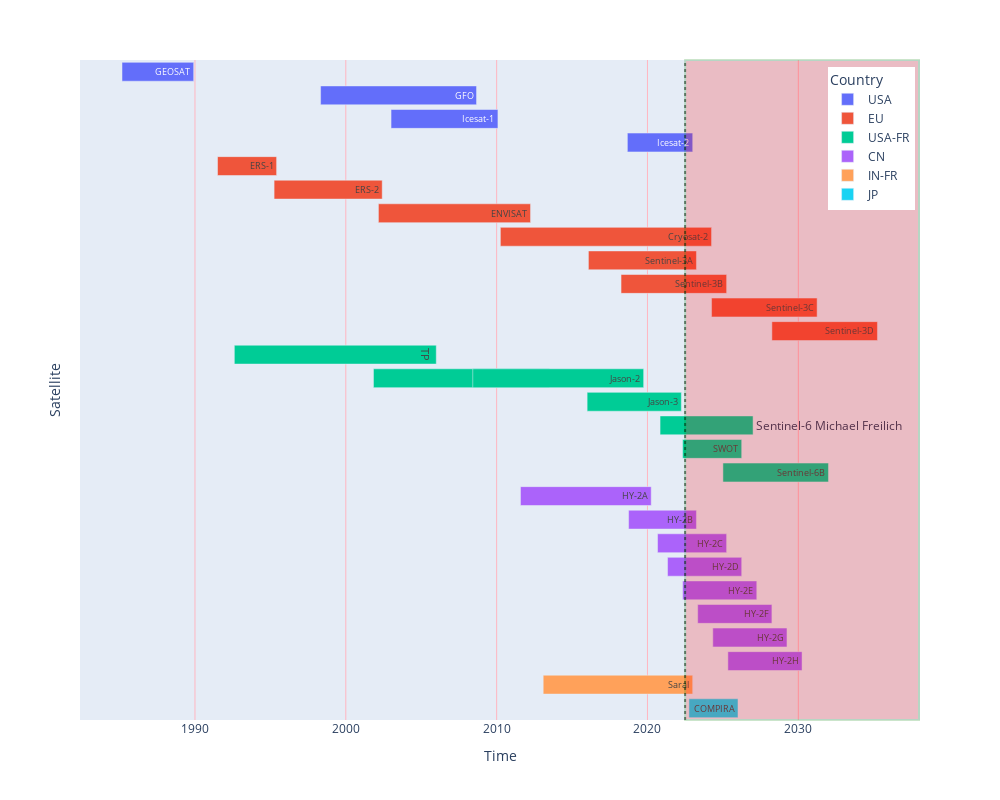

Source (notebook cell):
### Code cell
#generate visualization
fig = px.timeline(df, x_start="Start", x_end="Finish", y="Satellite", color = "Country",text ="Satellite",width=1000,height=800)
fig.update_yaxes(autorange="reversed")
fig.update_layout(showlegend=True,legend_x=0.89,legend_y=0.99)
fig.update_yaxes(title_text="Satellite")
fig.update_xaxes(title_text="Time")

fig.add_vline(x='2022-7-1',line_color="black",line_dash="dot",opacity=0.5)

fig.add_vrect(x0='2022-7-1', x1='2038-1-1',line_color="green",fillcolor="red", opacity=0.2,
                           annotation_text="", annotation_position="bottom left",
              annotation=dict(font_size=20, font_family="Times New Roman"))


fig.update_xaxes(showgrid=True, gridwidth=1, gridcolor='LightPink')
fig.update_yaxes(nticks=30)
fig.update_yaxes(showgrid=False,showticklabels=False)
fig.show()

### Figure 1 — Plotly figure (JSON) as saved in the notebook; plotly's stock layout.template omitted (floating-point values rounded to 4 significant figures)
{"data": [{"alignmentgroup": "True", "base": ["1985-3-1", "1998-5-1", "2003-1-1", "2018-9-1"], "hovertemplate": "Country=USA<br>Start=%{base}<br>Finish=%{x}<br>Satellite=%{text}<extra></extra>", "legendgroup": "USA", "marker": {"color": "#636efa"}, "name": "USA", "offsetgroup": "USA", "orientation": "h", "showlegend": true, "text": ["GEOSAT", "GFO", "Icesat-1", "Icesat-2"], "textposition": "auto", "type": "bar", "x": [149990400000, 326246400000, 223603200000, 136771200000], "xaxis": "x", "y": ["GEOSAT", "GFO", "Icesat-1", "Icesat-2"], "yaxis": "y"}, {"alignmentgroup": "True", "base": ["1991-7-1", "1995-4-1", "2002-3-1", "2010-4-1", "2016-2-1", "2018-4-1", "2024-4-1", "2028-4-1"], "hovertemplate": "Country=EU<br>Start=%{base}<br>Finish=%{x}<br>Satellite=%{text}<extra></extra>", "legendgroup": "EU", "marker": {"color": "#EF553B"}, "name": "EU", "offsetgroup": "EU", "orientation": "h", "showlegend": true, "text": ["ERS-1", "ERS-2", "ENVISAT", "Cryosat-2", "Sentinel-3A", "Sentinel-3B", "Sentinel-3C", "Sentinel-3D"], "textposition": "auto", "type": "bar", "x": [123638400000, 226195200000, 318297600000, 441849600000, 226022400000, 220924800000, 220838400000, 220838400000], "xaxis": "x", "y": ["ERS-1", "ERS-2", "ENVISAT", "Cryosat-2", "Sentinel-3A", "Sentinel-3B", "Sentinel-3C", "Sentinel-3D"], "yaxis": "y"}, {"alignmentgroup": "True", "base": ["1992-8-11", "2001-11-1", "2008-6-1", "2016-1-1", "2020-11-1", "2022-5-1", "2025-1-1"], "hovertemplate": "Country=USA-FR<br>Start=%{base}<br>Finish=%{x}<br>Satellite=%{text}<extra></extra>", "legendgroup": "USA-FR", "marker": {"color": "#00cc96"}, "name": "USA-FR", "offsetgroup": "USA-FR", "orientation": "h", "showlegend": true, "text": ["TP", "Jason-2", "Jason-2", "Jason-3", "Sentinel-6 Michael Freilich", "SWOT", "Sentinel-6B"], "textposition": "auto", "type": "bar", "x": [422496000000, 368064000000, 357609600000, 197164800000, 194572800000, 123638400000, 220838400000], "xaxis": "x", "y": ["TP", "Jason-2", "Jason-2", "Jason-3", "Sentinel-6 Michael Freilich", "SWOT", "Sentinel-6B"], "yaxis": "y"}, {"alignmentgroup": "True", "base": ["2011-8-1", "2018-10-1", "2020-9-1", "2021-5-1", "2022-5-1", "2023-5-1", "2024-5-1", "2025-5-1"], "hovertemplate": "Country=CN<br>Start=%{base}<br>Finish=%{x}<br>Satellite=%{text}<extra></extra>", "legendgroup": "CN", "marker": {"color": "#ab63fa"}, "name": "CN", "offsetgroup": "CN", "orientation": "h", "showlegend": true, "text": ["HY-2A", "HY-2B", "HY-2C", "HY-2D", "HY-2E", "HY-2F", "HY-2G", "HY-2H"], "textposition": "auto", "type": "bar", "x": [273542400000, 141955200000, 144547200000, 155174400000, 155174400000, 155260800000, 155174400000, 155174400000], "xaxis": "x", "y": ["HY-2A", "HY-2B", "HY-2C", "HY-2D", "HY-2E", "HY-2F", "HY-2G", "HY-2H"], "yaxis": "y"}, {"alignmentgroup": "True", "base": ["2013-2-1"], "hovertemplate": "Country=IN-FR<br>Start=%{base}<br>Finish=%{x}<br>Satellite=%{text}<extra></extra>", "legendgroup": "IN-FR", "marker": {"color": "#FFA15A"}, "name": "IN-FR", "offsetgroup": "IN-FR", "orientation": "h", "showlegend": true, "text": ["Saral"], "textposition": "auto", "type": "bar", "x": [312768000000], "xaxis": "x", "y": ["Saral"], "yaxis": "y"}, {"alignmentgroup": "True", "base": ["2022-10-1"], "hovertemplate": "Country=JP<br>Start=%{base}<br>Finish=%{x}<br>Satellite=%{text}<extra></extra>", "legendgroup": "JP", "marker": {"color": "#19d3f3"}, "name": "JP", "offsetgroup": "JP", "orientation": "h", "showlegend": true, "text": ["COMPIRA"], "textposition": "auto", "type": "bar", "x": [102643200000], "xaxis": "x", "y": ["COMPIRA"], "yaxis": "y"}], "layout": {"annotations": [{"font": {"family": "Times New Roman", "size": 20}, "showarrow": false, "text": "", "x": "2022-7-1", "xanchor": "left", "xref": "x", "y": 0, "yanchor": "bottom", "yref": "y domain"}], "barmode": "overlay", "height": 800, "legend": {"title": {"text": "Country"}, "tracegroupgap": 0, "x": 0.89, "y": 0.99}, "margin": {"t": 60}, "shapes": [{"line": {"color": "black", "dash": "dot"}, "opacity": 0.5, "type": "line", "x0": "2022-7-1", "x1": "2022-7-1", "xref": "x", "y0": 0, "y1": 1, "yref": "y domain"}, {"fillcolor": "red", "line": {"color": "green"}, "opacity": 0.2, "type": "rect", "x0": "2022-7-1", "x1": "2038-1-1", "xref": "x", "y0": 0, "y1": 1, "yref": "y domain"}], "showlegend": true, "width": 1000, "xaxis": {"anchor": "y", "autorange": true, "domain": [0, 1], "gridcolor": "LightPink", "gridwidth": 1, "range": ["1982-05-18 23:43:44.3413", "2038-01-25 05:08:57.5157"], "showgrid": true, "title": {"text": "Time"}, "type": "date"}, "yaxis": {"anchor": "x", "autorange": true, "domain": [0, 1], "nticks": 30, "range": [27.5, -0.5], "showgrid": false, "showticklabels": false, "title": {"text": "Satellite"}, "type": "category"}}}
